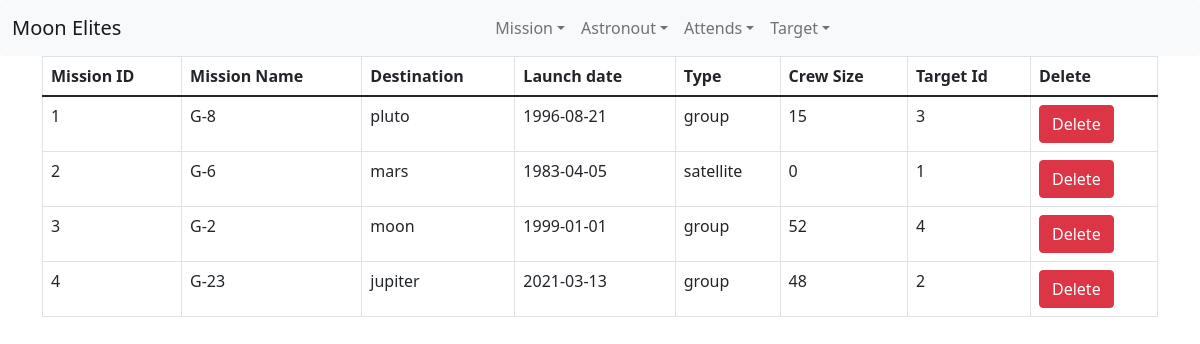
Page /view_mission.php on the committed database.
### tables this page shows
CREATE TABLE `mission` (
  `mission_id` int(11) NOT NULL,
  `mission_name` char(20) NOT NULL,
  `destination` char(20) DEFAULT NULL,
  `launch_date` date DEFAULT NULL,
  `type` char(20) DEFAULT NULL,
  `crew_size` int(3) DEFAULT NULL,
  `target_id` int(3) NOT NULL
);

### view_mission.php (the view, shortened to what this page needs)
<?php
include 'Contection.php';
$result = mysqli_query($conn, "SELECT * FROM mission");
?>
<head>
  <link href="https://cdn.jsdelivr.net/npm/bootstrap@5.1.2/dist/css/bootstrap.min.css" rel="stylesheet">
</head>
<body>
<nav class="navbar navbar-expand-lg navbar-light bg-light rounded"">
        <div class=" container-fluid">
        <div class="navbar-header">
            <a class="navbar-brand" href="index.php">Moon Elites</a>
        </div>
        <div class="collapse navbar-collapse justify-content-md-center" id="navbarsExample10">
            <ul class="navbar-nav">
                <li class="nav-item dropdown">
                    <a class="nav-link dropdown-toggle" href="#" id="dropdown10" data-bs-toggle="dropdown" aria-expanded="false">Mission</a>
                </li>
                <li class="nav-item dropdown">
                    <a class="nav-link dropdown-toggle" href="#" id="dropdown10" data-bs-toggle="dropdown" aria-expanded="false">Astronout</a>
                </li>
                <li class="nav-item dropdown">
                    <a class="nav-link dropdown-toggle" href="#" id="dropdown10" data-bs-toggle="dropdown" aria-expanded="false">Attends</a>
                </li>
                <li class="nav-item dropdown">
                    <a class="nav-link dropdown-toggle" href="#" id="dropdown10" data-bs-toggle="dropdown" aria-expanded="false">Target</a>
                </li>
            </ul>
        </div>
        </div>
    </nav>
  <div class="container">
    <table class="table table-bordered">
      <thead>
        <tr>
          <th>Mission ID</th>
          <th>Mission Name</th>
          <th>Destination</th>
          <th>Launch date</th>
          <th>Type</th>
          <th>Crew Size</th>
          <th>Target Id</th>
          <th> Delete </th>
        </tr>
      </thead>
  </div>
</body>
<?php
foreach ($result as $row) {
  print "<tr> <td>";
  echo $row['mission_id'];
  print "</td> <td>";
  echo $row['mission_name'];
  print "</td> <td>";
  echo $row['destination'];
  print "</td> <td>";
  echo $row['launch_date'];
  print "</td> <td>";
  echo $row['type'];
  print "</td> <td>";
  echo $row['crew_size'];
  print "</td> <td>";
  echo $row['target_id'];
  print "</td>  <td>";
  echo "<a class='btn btn-danger' href=mission_delete.php?id=".$row['mission_id'].">Delete </a>";
  print "</td> </tr>";
}
?>

### rows in the picture
mission: mission_id "1", mission_name "G-8", destination "pluto", launch_date "1996-08-21", type "group", crew_size "15", target "3"
mission: mission_id "2", mission_name "G-6", destination "mars", launch_date "1983-04-05", type "satellite", crew_size "0", target "1"
mission: mission_id "3", mission_name "G-2", destination "moon", launch_date "1999-01-01", type "group", crew_size "52", target "4"
mission: mission_id "4", mission_name "G-23", destination "jupiter", launch_date "2021-03-13", type "group", crew_size "48", target "2"
